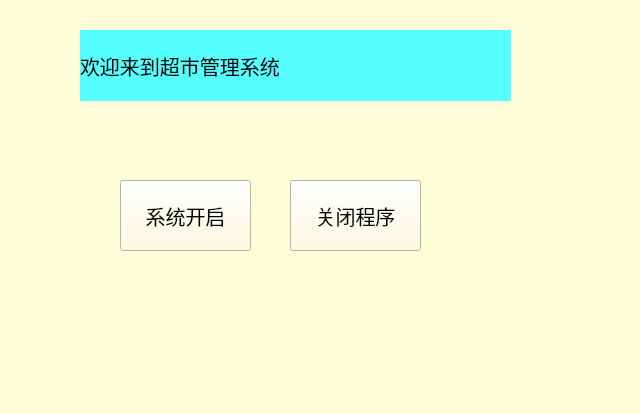
<?xml version="1.0" encoding="UTF-8"?>
<ui version="4.0">
 <class>MainWindow</class>
 <widget class="QMainWindow" name="MainWindow">
  <property name="geometry">
   <rect>
    <x>0</x>
    <y>0</y>
    <width>640</width>
    <height>414</height>
   </rect>
  </property>
  <property name="font">
   <font>
    <pointsize>15</pointsize>
   </font>
  </property>
  <property name="windowTitle">
   <string>MainWindow</string>
  </property>
  <property name="styleSheet">
   <string notr="true">background-color: rgb(255, 253, 216);</string>
  </property>
  <widget class="QWidget" name="centralwidget">
   <widget class="QPushButton" name="OnBtn">
    <property name="geometry">
     <rect>
      <x>120</x>
      <y>180</y>
      <width>131</width>
      <height>71</height>
     </rect>
    </property>
    <property name="font">
     <font>
      <pointsize>15</pointsize>
     </font>
    </property>
    <property name="text">
     <string>系统开启</string>
    </property>
   </widget>
   <widget class="QPushButton" name="AppCloseBtn">
    <property name="geometry">
     <rect>
      <x>290</x>
      <y>180</y>
      <width>131</width>
      <height>71</height>
     </rect>
    </property>
    <property name="font">
     <font>
      <pointsize>15</pointsize>
     </font>
    </property>
    <property name="text">
     <string>关闭程序</string>
    </property>
   </widget>
   <widget class="QLabel" name="label">
    <property name="geometry">
     <rect>
      <x>80</x>
      <y>30</y>
      <width>431</width>
      <height>71</height>
     </rect>
    </property>
    <property name="font">
     <font>
      <pointsize>15</pointsize>
     </font>
    </property>
    <property name="styleSheet">
     <string notr="true">background-color: rgb(85, 255, 255);</string>
    </property>
    <property name="text">
     <string>欢迎来到超市管理系统</string>
    </property>
   </widget>
  </widget>
  <widget class="QMenuBar" name="menubar">
   <property name="geometry">
    <rect>
     <x>0</x>
     <y>0</y>
     <width>640</width>
     <height>22</height>
    </rect>
   </property>
  </widget>
  <widget class="QStatusBar" name="statusbar"/>
 </widget>
 <resources/>
 <connections/>
</ui>
